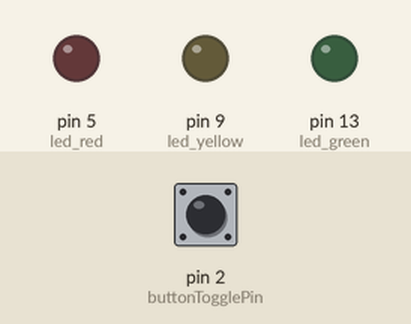
Bench run of a sketch on a simulated Arduino Uno, built with avr-gcc and run on an emulated ATmega328P. Parts: output pins drawn as LEDs (lit = HIGH). The test bench sets the inputs (shaded band); at power-on: pin 2 (buttonTogglePin) LOW.

Above: at 1.2 s.
1.3 s: pin 2 (buttonTogglePin) pulled HIGH for 0.15 s
At 3.7 s:
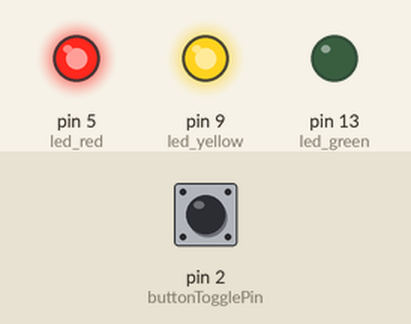
At 5.2 s:
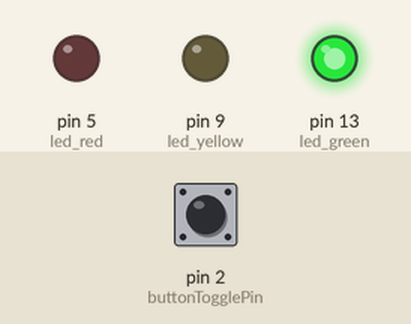
Timing chart, 0 to 13.4 s (numbered marks = the images above; inputs shaded):
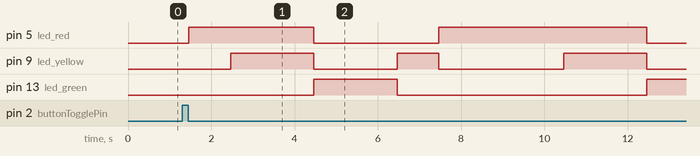

Measured:
- after the input at 1.3 s, pin 5 (led_red): LOW → HIGH after 0.16 s, → LOW 3.0 s later, → HIGH 3.0 s later, → LOW 5.0 s later; pin 9 (led_yellow): goes HIGH 2.0 s, LOW 2.0 s, HIGH 1.0 s, LOW 3.0 s, HIGH 2.0 s, then LOW, starting after 1.2 s; pin 13 (led_green): LOW → HIGH after 3.2 s, → LOW 2.0 s later, → HIGH 6.0 s later

The sketch:

liikennevalot.ino
```cpp
// for arduino

// käynnistys- ja sulkemispainike
const int buttonTogglePin = 2;

// ledit
const int led_red = 5;
const int led_yellow = 9;
const int led_green = 13;

int buttonState = 0;
int lightsOn = false;

void setup() {
    pinMode(led_red, OUTPUT);
    pinMode(led_yellow, OUTPUT);
    pinMode(led_green, OUTPUT);

    pinMode(buttonTogglePin, INPUT);
}

void loop() {
    buttonState = digitalRead(buttonTogglePin);
    delay(10);

    if (buttonState == HIGH && !lightsOn) {
        lightsOn = true;

        while (buttonState == HIGH) {
            buttonState = digitalRead(buttonTogglePin);
            delay(10);
        }

        startLights();
    }

    if (buttonState == HIGH && lightsOn) {
        lightsOn = false;

        while (buttonState == HIGH) {
            buttonState = digitalRead(buttonTogglePin);
            delay(10);
        }

        stopLights();
    }
}

void startLights() {
    while (lightsOn) {
        digitalWrite(led_red, HIGH);
        delay(1000);
        if (!lightsOn) return;

        digitalWrite(led_yellow, HIGH);
        delay(2000);
        if (!lightsOn) return;

        digitalWrite(led_red, LOW);
        digitalWrite(led_yellow, LOW);
        digitalWrite(led_green, HIGH);
        delay(2000);
        if (!lightsOn) return;

        digitalWrite(led_green, LOW);
        digitalWrite(led_yellow, HIGH);
        delay(1000);
        if (!lightsOn) return;

        digitalWrite(led_yellow, LOW);
        digitalWrite(led_red, HIGH);
        delay(2000);
    }
}

void stopLights() {
    digitalWrite(led_green, LOW);
    digitalWrite(led_yellow, LOW);
    digitalWrite(led_red, LOW);
}
```
